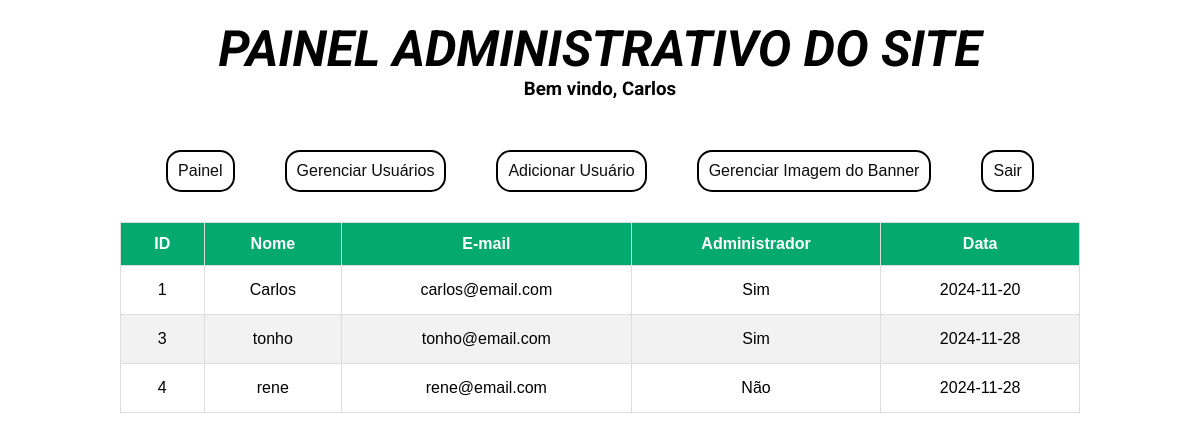
The app's page /painel.php (signed in) with its own data.
### tables this page shows
CREATE TABLE `users` (
  `id` int(11) NOT NULL,
  `nome` varchar(180) NOT NULL,
  `senha` varchar(240) NOT NULL,
  `email` varchar(240) NOT NULL,
  `imagem` varchar(240) NOT NULL,
  `data_cadastro` date NOT NULL,
  `adm` int(10) NOT NULL
);

### function.php (called while the page is built, shortened)
<?php
function usuarios($connect){
	$query = "SELECT * FROM users";
	$action = mysqli_query($connect, $query);
	$results = mysqli_fetch_all($action, MYSQLI_ASSOC);
	return $results;
}

### painel.php (the view, shortened to what this page needs)
<?php
    include '/xampp/htdocs/atividadeFinalPHP/function.php';
    $seguranca = isset($_SESSION['ativa']) ? TRUE : header("location: login.php");
?>
<!DOCTYPE html>
<html lang="pt-br">
<head>
    <link rel="stylesheet" href="css/administrativo.css">
</head>
<body>
<?php if ($seguranca) { ?>
    <h1>Painel administrativo do site</h1>
    <h3>Bem vindo, <?php echo $_SESSION['nome']; ?></h3>
<?php include "layout/menu.php";?>
<?php } ?>
    <table>
		<thead>
			<tr>
				<th>ID</th>
				<th>Nome</th>
				<th>E-mail</th>
				<th>Administrador</th>
				<th>Data</th>
			</tr>
		</thead>
		<tbody>
            <?php
                $usuarios = usuarios($connect);
                foreach ($usuarios as $usuario) { ?>
                    <tr>
                        <td><?php echo $usuario['id'] ?></td>
                        <td><?php echo $usuario['nome'] ?></td>
                        <td><?php echo $usuario['email'] ?></td>
                        <td><?php echo $usuario['adm'] ? 'Sim' : 'Não' ?></td>
                        <td><?php echo $usuario['data_cadastro'] ?></td>
                    </tr>
            <?php } ?>
        </tbody>
    </table>
</body>
</html>

### layout/menu.php
<nav>
     <div class = "menu-opcoes">
          <a href="painel.php">Painel</a>
          <a href="users.php">Gerenciar Usuários</a>
          <a href="addusers.php">Adicionar Usuário</a>
          <a href="card.php">Gerenciar Imagem do Banner</a>
          <a href="logout.php">Sair</a>
     </div>
</nav>

### css/administrativo.css (style rules this page uses)
* { margin: 0; padding:0; font-family: sans-serif; }
table { width: 100%; border-collapse: collapse; text-align: center; }
body { display: grid; }
h1 { margin: 0 auto; margin-top: 20px; font-family: 'Roboto', sans-serif; font-size: 50px; font-style: italic; font-weight: 700; text-transform: uppercase; }
h3 { margin: 0 auto; margin-bottom: 50px; font-family: 'Roboto', sans-serif; }
a { text-decoration: none; color: #0c0c0c; border: 2px solid black; border-radius: 15px; padding: 10px; gap: 10px; }
.menu-opcoes { display: flex; justify-content: center; gap: 50px; margin-bottom: 30px; }
table { width: 80%; margin: 0 auto; }
table th, table td { border: 1px solid #ddd; padding: 15px; }
table tr:nth-child(even) { background-color: #f2f2f2; }
table th { padding-top: 12px; padding-bottom: 12px; background-color: #04AA6D; color: white; margin: 0 auto; }

### records on screen
users: id "1", nome "Carlos", email "carlos@email.com", adm "Sim", data_cadastro "2024-11-20"
users: id "3", nome "tonho", email "tonho@email.com", adm "Sim", data_cadastro "2024-11-28"
users: id "4", nome "rene", email "rene@email.com", adm "Não", data_cadastro "2024-11-28"

### other values on screen
$_SESSION['nome'] "Carlos"
